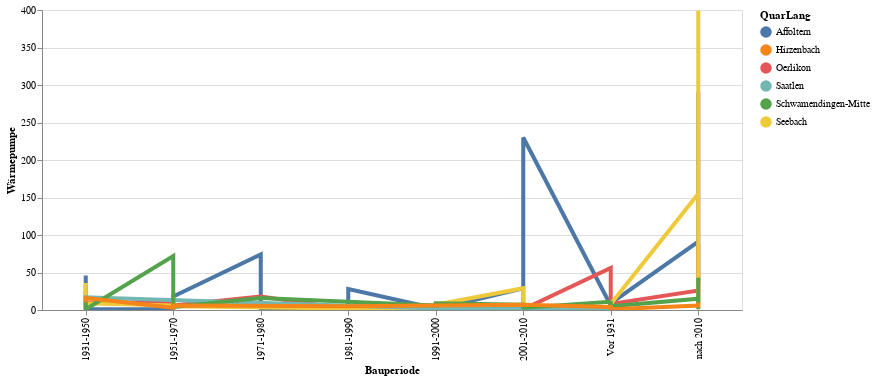

This figure's notebook cell:
### Code cell
# df_statzonen = df_statzonen[(df_statzonen.knr>0) & (df_statzonen.qname!="Hirslanden")]

highlight = alt.selection(type='single', on='mouseover',
                          fields=['QuarLang'], nearest=True)
#x='date:StichtagDatJahr',
base = alt.Chart(mySelection).encode(
    x='Bauperiode',
    y='Wärmepumpe',
    color='QuarLang'
)

points = base.mark_circle().encode(
    opacity=alt.value(0)
).add_selection(
    highlight
).properties(
    width=700 , height=300
)
lines = base.mark_line().encode(
    size=alt.condition(~highlight, alt.value(1.5), alt.value(4))
).interactive()

points + lines

### Figure 1 — Vega-Lite specification as saved in the notebook (floating-point values rounded to 4 significant figures; data arrays with more than 128 entries replaced by an {"elided": "..."} marker saying what was removed)
{"config": {"view": {"continuousWidth": 400, "continuousHeight": 300}}, "layer": [{"mark": "circle", "encoding": {"color": {"type": "nominal", "field": "QuarLang"}, "opacity": {"value": 0}, "x": {"type": "nominal", "field": "Bauperiode"}, "y": {"type": "quantitative", "field": "Wärmepumpe"}}, "height": 300, "selection": {"selector004": {"type": "single", "on": "mouseover", "fields": ["QuarLang"], "nearest": true}}, "width": 700}, {"mark": "line", "encoding": {"color": {"type": "nominal", "field": "QuarLang"}, "size": {"condition": {"value": 1.5, "selection": {"not": "selector004"}}, "value": 4}, "x": {"type": "nominal", "field": "Bauperiode"}, "y": {"type": "quantitative", "field": "Wärmepumpe"}}, "selection": {"selector005": {"type": "interval", "bind": "scales", "encodings": ["x", "y"]}}}], "data": {"name": "data-c4ac6a7631d77139405f66a08c2efe61"}, "$schema": "https://vega.github.io/schema/vega-lite/v4.8.1.json", "datasets": {"data-c4ac6a7631d77139405f66a08c2efe61": {"elided": "139 records"}}}
